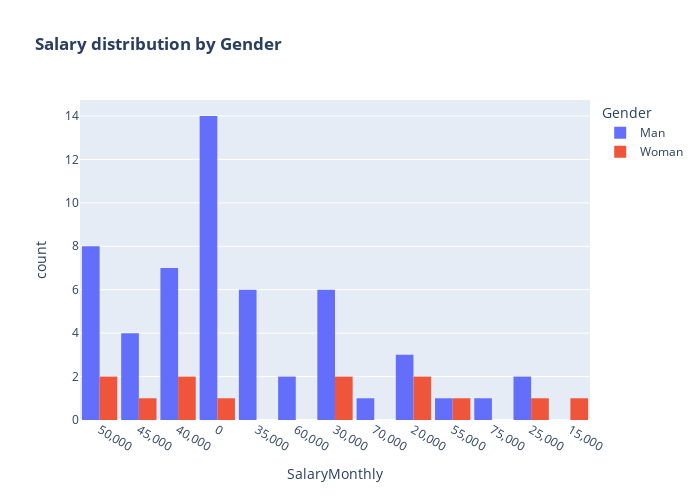

The cell this chart's notebook holds for it:
### Code cell
fig = px.histogram(df, x="SalaryMonthly", color="Gender", barmode="group", title="<b>Salary distribution by Gender</b>")
fig.update_layout(width=700, height=500, bargap=0.1)
fig.show()

### Figure 1 — Plotly figure (JSON) as saved in the notebook; plotly's stock layout.template omitted (floating-point values rounded to 4 significant figures)
{"data": [{"alignmentgroup": "True", "bingroup": "x", "hovertemplate": "Gender=Man<br>SalaryMonthly=%{x}<br>count=%{y}<extra></extra>", "legendgroup": "Man", "marker": {"color": "#636efa", "pattern": {"shape": ""}}, "name": "Man", "offsetgroup": "Man", "orientation": "v", "showlegend": true, "type": "histogram", "x": ["50,000", "45,000", "40,000", "0", "0", "0", "35,000", "50,000", "35,000", "50,000", "50,000", "60,000", "45,000", "0", "30,000", "35,000", "70,000", "35,000", "50,000", "20,000", "55,000", "0", "75,000", "0", "40,000", "0", "0", "50,000", "25,000", "20,000", "40,000", "0", "30,000", "45,000", "30,000", "40,000", "0", "35,000", "0", "30,000", "45,000", "30,000", "40,000", "60,000", "35,000", "50,000", "40,000", "0", "40,000", "30,000", "20,000", "25,000", "0", "0", "50,000"], "xaxis": "x", "yaxis": "y"}, {"alignmentgroup": "True", "bingroup": "x", "hovertemplate": "Gender=Woman<br>SalaryMonthly=%{x}<br>count=%{y}<extra></extra>", "legendgroup": "Woman", "marker": {"color": "#EF553B", "pattern": {"shape": ""}}, "name": "Woman", "offsetgroup": "Woman", "orientation": "v", "showlegend": true, "type": "histogram", "x": ["25,000", "30,000", "40,000", "20,000", "30,000", "45,000", "0", "40,000", "55,000", "20,000", "50,000", "50,000", "15,000"], "xaxis": "x", "yaxis": "y"}], "layout": {"bargap": 0.1, "barmode": "group", "height": 500, "legend": {"title": {"text": "Gender"}, "tracegroupgap": 0}, "title": {"text": "<b>Salary distribution by Gender</b>"}, "width": 700, "xaxis": {"anchor": "y", "autorange": true, "domain": [0, 1], "range": [-0.5, 12.5], "title": {"text": "SalaryMonthly"}, "type": "category"}, "yaxis": {"anchor": "x", "autorange": true, "domain": [0, 1], "range": [0, 14.74], "title": {"text": "count"}}}}
